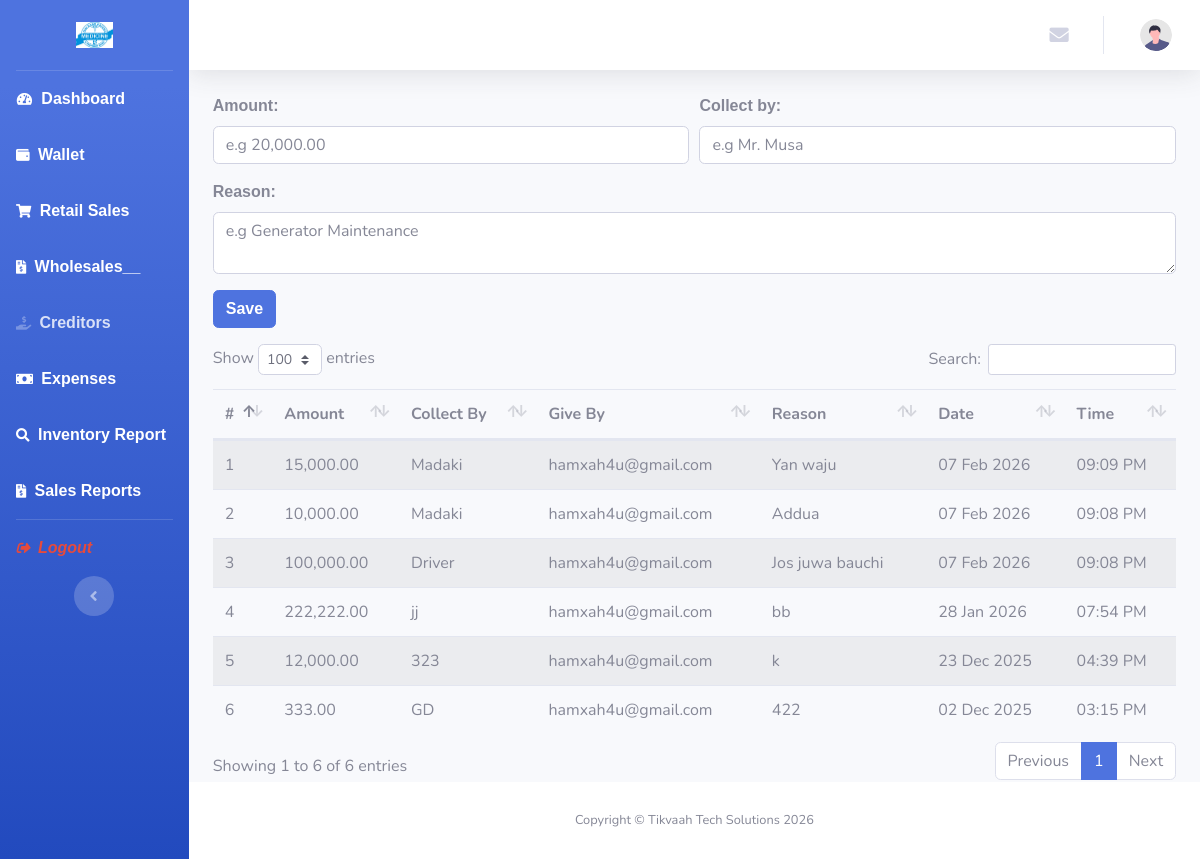
The page /views/finance.view.php on the database its author committed.
### tables this page shows
CREATE TABLE `financecollect_tbl` (
  `id` int(11) NOT NULL,
  `Collectorname` varchar(100) NOT NULL,
  `Amount` decimal(10,2) NOT NULL,
  `Reason` text NOT NULL,
  `Givername` varchar(100) NOT NULL,
  `Dateissued` datetime NOT NULL DEFAULT current_timestamp(),
  `Timegive` datetime NOT NULL DEFAULT current_timestamp()
);

### views/finance.view.php (the view, shortened to what this page needs)
<?php
    require 'partials/header.php';
?>
<div id="wrapper">
  <?php require 'partials/sidebar.php' ?>
  <div id="content-wrapper" class="d-flex flex-column">
		<div id="content">
			<?php
					require 'partials/nav.php';
			?>
			<div class="container-fluid">
					<form id="collectBy">
            <div class="form-row">
              <div class="form-group col-md-6">
                <label><strong>Amount:</strong></label>
                <input type="number" name="amount" id="" class="form-control" placeholder="e.g 20,000.00">
              </div>
              <div class="form-group col-md-6">
                <label><strong>Collect by:</strong></label>
                <input name="collectby" placeholder="e.g Mr. Musa" type="text" class="form-control" />
              </div>
            </div>
            <div class="form-row">
              <div class="form-group col-md-12">
                <label><strong>Reason:</strong></label>
                  <textarea placeholder="e.g Generator Maintenance" name="reason" id="" class="form-control"></textarea>
              </div>
            </div>
            <button type="submit" class="btn btn-primary mb-3"><strong>Save</strong></button>
          </form>
          <table class="table table-striped mt-4" width="100%" id="collectTable">
            <thead>
              <tr>
                <th>#</th>
                <th>Amount</th>
                <th>Collect By</th>
                <th>Give By</th>
                <th>Reason</th>
                <th>Date</th>
                <th>Time</th>
              </tr>
            </thead>
            <tbody>
              <?php
                $db = new Database();
                $conn = $db->conn;
                $query = "SELECT * FROM financecollect_tbl order by Dateissued DESC, Timegive DESC";
                $stmt = $conn->prepare($query);
                $stmt->execute();
                $result = $stmt->fetchAll(PDO::FETCH_ASSOC);
                if($result):
                  foreach($result as $key => $row):?>
                    <tr>
                      <td><?= $key + 1 ?></td>
                      <td><?= number_format($row['Amount'], 2) ?></td>
                      <td><?= htmlspecialchars($row['Collectorname']) ?></td>
                      <td><?= htmlspecialchars($row['Givername']) ?></td>
                      <td><?= htmlspecialchars($row['Reason']) ?></td>
                      <td><?= date('d M Y', strtotime($row['Dateissued'])) ?></td>
                      <td><?= date('h:i A', strtotime($row['Timegive'])) ?></td>
                    </tr>
              <?php endforeach?>
              <?php else: ?>
                <tr>
                  <td colspan="8" class="text-center">No records found</td>
                </tr>
              <?php endif; ?>
            </tbody>
          </table>
			</div>
		</div>
<?php
  require 'partials/footer.php';
?>

### views/partials/header.php (style rules this page uses)
#wrapper { height: 100vh; overflow: hidden; }
#content-wrapper { height: 100vh; overflow-y: auto; }
#accordionSidebar, #content-wrapper { scroll-behavior: smooth; }

### views/partials/sidebar.php (style rules this page uses)
strong { font-size: 12pt; font-family: Verdana, Geneva, Tahoma, sans-serif; }

### rows shown on the page
financecollect_tbl: Amount "15,000.00", Collectorname "Madaki", Givername "hamxah4u@gmail.com", Reason "Yan waju", Dateissued "07 Feb 2026", Timegive "09:09 PM"
financecollect_tbl: Amount "10,000.00", Collectorname "Madaki", Givername "hamxah4u@gmail.com", Reason "Addua", Dateissued "07 Feb 2026", Timegive "09:08 PM"
financecollect_tbl: Amount "100,000.00", Collectorname "Driver", Givername "hamxah4u@gmail.com", Reason "Jos juwa bauchi", Dateissued "07 Feb 2026", Timegive "09:08 PM"
financecollect_tbl: Amount "222,222.00", Collectorname "jj", Givername "hamxah4u@gmail.com", Reason "bb", Dateissued "28 Jan 2026", Timegive "07:54 PM"
financecollect_tbl: Amount "12,000.00", Collectorname "323", Givername "hamxah4u@gmail.com", Reason "k", Dateissued "23 Dec 2025", Timegive "04:39 PM"
financecollect_tbl: Amount "333.00", Collectorname "GD", Givername "hamxah4u@gmail.com", Reason "422", Dateissued "02 Dec 2025", Timegive "03:15 PM"
